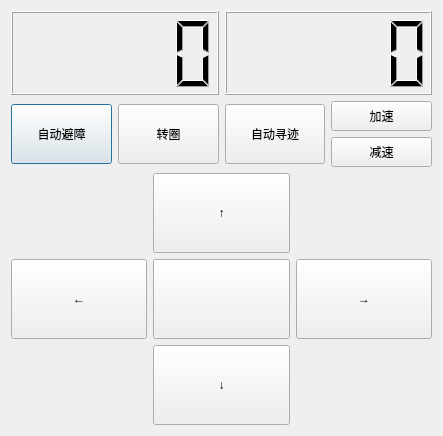
<?xml version="1.0" encoding="UTF-8"?>
<ui version="4.0">
 <class>Dialog_Remote_Control</class>
 <widget class="QDialog" name="Dialog_Remote_Control">
  <property name="geometry">
   <rect>
    <x>0</x>
    <y>0</y>
    <width>443</width>
    <height>436</height>
   </rect>
  </property>
  <property name="windowTitle">
   <string>遥控器</string>
  </property>
  <property name="windowIcon">
   <iconset resource="resource.qrc">
    <normaloff>:/remote_control/icon/remote_control.png</normaloff>:/remote_control/icon/remote_control.png</iconset>
  </property>
  <layout class="QGridLayout" name="gridLayout_2">
   <item row="0" column="0" colspan="2">
    <widget class="QLCDNumber" name="lcdNumber"/>
   </item>
   <item row="0" column="2" colspan="2">
    <widget class="QLCDNumber" name="lcdNumber_2"/>
   </item>
   <item row="1" column="0" rowspan="2">
    <widget class="QPushButton" name="btn_ultrasonic">
     <property name="minimumSize">
      <size>
       <width>0</width>
       <height>60</height>
      </size>
     </property>
     <property name="text">
      <string>自动避障</string>
     </property>
    </widget>
   </item>
   <item row="1" column="1" rowspan="2">
    <widget class="QPushButton" name="btn_surround">
     <property name="minimumSize">
      <size>
       <width>0</width>
       <height>60</height>
      </size>
     </property>
     <property name="text">
      <string>转圈</string>
     </property>
    </widget>
   </item>
   <item row="1" column="2" rowspan="2">
    <widget class="QPushButton" name="btn_track">
     <property name="minimumSize">
      <size>
       <width>0</width>
       <height>60</height>
      </size>
     </property>
     <property name="text">
      <string>自动寻迹</string>
     </property>
    </widget>
   </item>
   <item row="1" column="3">
    <widget class="QPushButton" name="btn_speed_up">
     <property name="minimumSize">
      <size>
       <width>0</width>
       <height>30</height>
      </size>
     </property>
     <property name="text">
      <string>加速</string>
     </property>
    </widget>
   </item>
   <item row="2" column="3">
    <widget class="QPushButton" name="btn_speed_down">
     <property name="minimumSize">
      <size>
       <width>0</width>
       <height>30</height>
      </size>
     </property>
     <property name="text">
      <string>减速</string>
     </property>
    </widget>
   </item>
   <item row="3" column="0" colspan="4">
    <layout class="QGridLayout" name="gridLayout">
     <item row="1" column="0">
      <widget class="QPushButton" name="btn_left">
       <property name="minimumSize">
        <size>
         <width>0</width>
         <height>80</height>
        </size>
       </property>
       <property name="text">
        <string>←</string>
       </property>
      </widget>
     </item>
     <item row="1" column="2">
      <widget class="QPushButton" name="btn_right">
       <property name="minimumSize">
        <size>
         <width>0</width>
         <height>80</height>
        </size>
       </property>
       <property name="text">
        <string>→</string>
       </property>
      </widget>
     </item>
     <item row="2" column="1">
      <widget class="QPushButton" name="btn_backward">
       <property name="minimumSize">
        <size>
         <width>0</width>
         <height>80</height>
        </size>
       </property>
       <property name="text">
        <string>↓</string>
       </property>
      </widget>
     </item>
     <item row="0" column="1">
      <widget class="QPushButton" name="btn_forward">
       <property name="minimumSize">
        <size>
         <width>0</width>
         <height>80</height>
        </size>
       </property>
       <property name="text">
        <string>↑</string>
       </property>
      </widget>
     </item>
     <item row="1" column="1">
      <widget class="QPushButton" name="btn_stop">
       <property name="minimumSize">
        <size>
         <width>0</width>
         <height>80</height>
        </size>
       </property>
       <property name="text">
        <string/>
       </property>
      </widget>
     </item>
    </layout>
   </item>
  </layout>
 </widget>
 <resources>
  <include location="resource.qrc"/>
 </resources>
 <connections/>
</ui>
